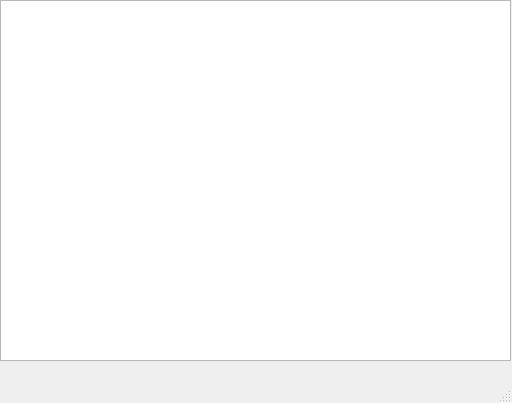
<?xml version="1.0" encoding="UTF-8"?>
<ui version="4.0">
 <class>MainWindow</class>
 <widget class="QMainWindow" name="MainWindow">
  <property name="geometry">
   <rect>
    <x>0</x>
    <y>0</y>
    <width>512</width>
    <height>403</height>
   </rect>
  </property>
  <property name="windowTitle">
   <string>MainWindow</string>
  </property>
  <widget class="QWidget" name="centralwidget">
   <widget class="QTableView" name="coffee_table">
    <property name="geometry">
     <rect>
      <x>0</x>
      <y>0</y>
      <width>511</width>
      <height>361</height>
     </rect>
    </property>
   </widget>
  </widget>
  <widget class="QMenuBar" name="menubar">
   <property name="geometry">
    <rect>
     <x>0</x>
     <y>0</y>
     <width>512</width>
     <height>26</height>
    </rect>
   </property>
  </widget>
  <widget class="QStatusBar" name="statusbar"/>
 </widget>
 <resources/>
 <connections/>
</ui>
